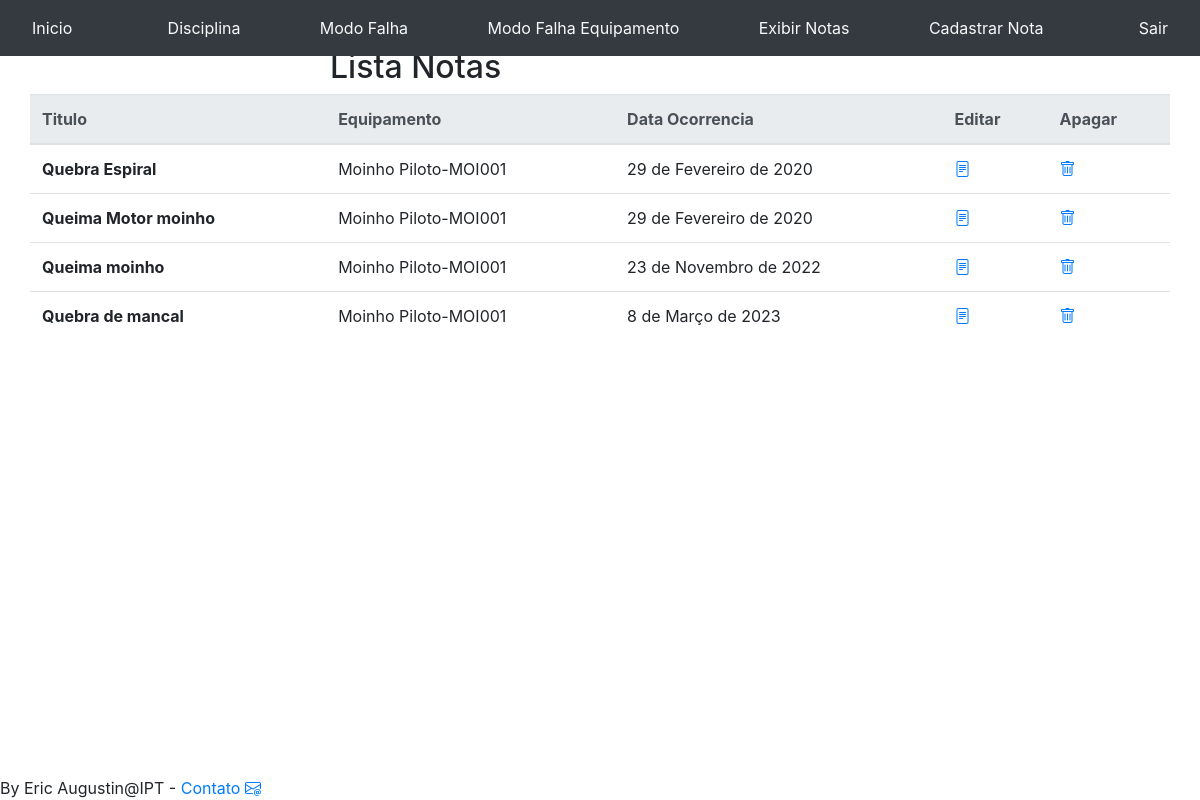
Before: /notas/exibirNotas/ (signed in) with the older database file.
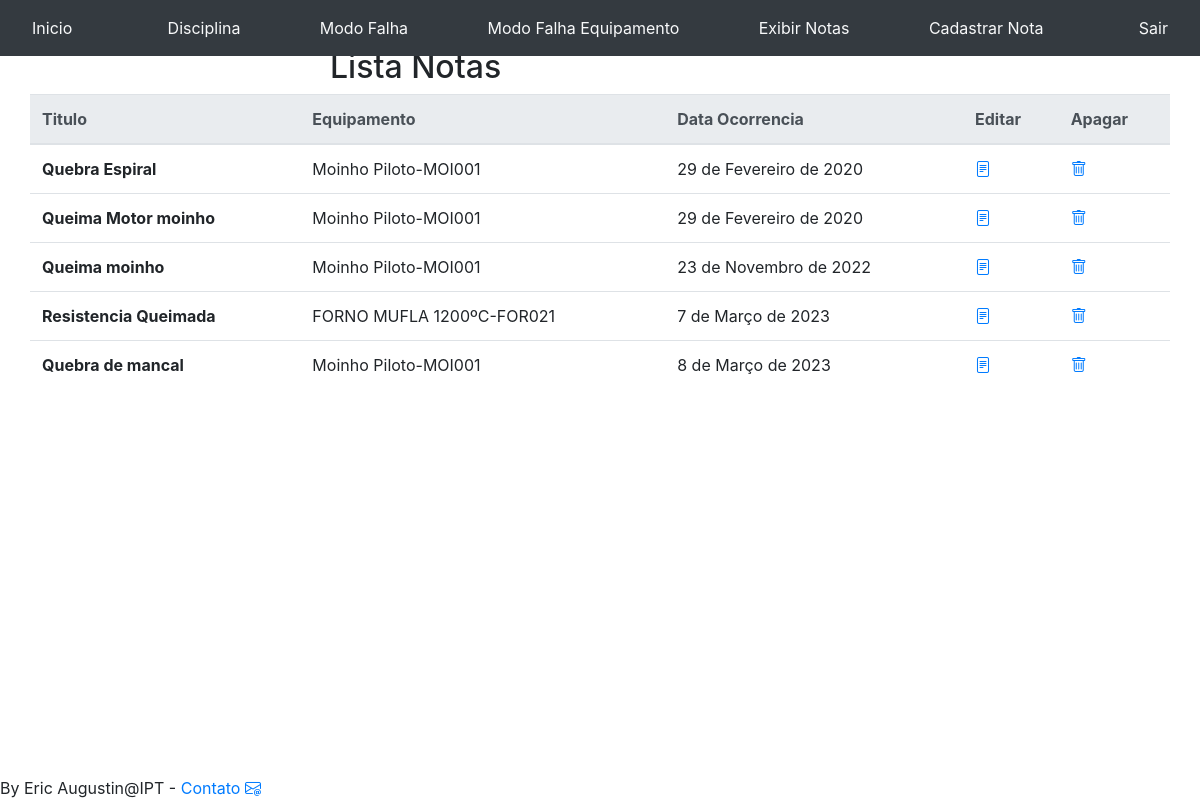
After: the same page with the newer database file.
### notas/models.py (models this page shows, shortened)
class Nota_equipamento(models.Model):
    titulo=models.CharField(max_length=50)
    descricao=models.TextField()
    equipamento=models.ForeignKey( Equipamento, on_delete=models.DO_NOTHING)
    modo_Falha_equipamento=models.ForeignKey(Modo_falha_equipamento, on_delete=models.DO_NOTHING)
    material=models.ManyToManyField(Nota_material, blank=True)
    data_cadastro=models.DateTimeField(auto_now=True, auto_now_add=False)
    data_ocorrencia=models.DateField(auto_now=False, auto_now_add=False)
    falha=models.BooleanField()
    calibracao=models.BooleanField()
    lubrificao=models.BooleanField()
    usuario=models.ForeignKey( Usuario ,on_delete=models.SET_NULL,null=True, blank=True)
    class Meta:
        ordering = ['data_ocorrencia',"data_cadastro",'equipamento']

### equipamentos/models.py (models this page shows, shortened)
class Equipamento(models.Model):
    nome_equipamento=models.CharField(max_length=80)
    modelo=models.CharField(max_length=80,null=True, blank=True)
    fabricante=models.ForeignKey(Fabricante, on_delete=models.DO_NOTHING,null=True, blank=True)
    local=models.ForeignKey(Local_instalacao, on_delete=models.DO_NOTHING,null=True, blank=True)
    tipo_equipamento=models.ForeignKey(Tipo_equipamento, on_delete=models.DO_NOTHING)
    data_compra=models.DateTimeField(auto_now=False, auto_now_add=False, null=True, blank=True)
    data_ultima_calibracao=models.DateTimeField(auto_now=False, auto_now_add=False, null=True, blank=True)
    usuario=models.ForeignKey(Usuario, on_delete=models.SET_NULL, null=True, blank=True)
    data_cadastro=models.DateTimeField(auto_now=True, auto_now_add=False)
    patrimonio=models.CharField(max_length=30,null=True, blank=True)
    material_consumo=models.ManyToManyField(Material_consumo,  blank=True)
    codigo=models.CharField(max_length=9,null=True, blank=True,unique=True)
    custo_aquisição=MoneyField(max_digits=25, decimal_places=2, default_currency='BRL')
    responsavel=models.CharField(max_length=50,null=True, blank=True)
    potencia_eletrica=models.CharField(max_length=30,null=True, blank=True)
    nacionalidade=models.CharField(max_length=50,null=True, blank=True)
    data_ultima_atualizacao=models.DateTimeField(auto_now=False, auto_now_add=False,null=True, blank=True)
    tensao_eletrica=models.CharField(max_length=30,null=True, blank=True)
    projeto_compra=models.CharField(max_length=50,null=True, blank=True)
    especificacao=models.TextField(null=True, blank=True)
    outros_dados=models.TextField(null=True, blank=True)
    ativo=models.BooleanField(default=True)
    class Meta:
        ordering = ['nome_equipamento']
    def __str__(self):
        return str(self.nome_equipamento)+"-"+str(self.codigo)

### notas/views.py (the view)
# urls.py: path('exibirNotas/', views.exibirNotas, name='exibirNotas'),
def exibirNotas(request):
    if not request.session.get('usuario'):
        return redirect('/auth/login/?status=2')
    notas=Nota_equipamento.objects.all() # depois tenho que filtrar isso
    return render(request, "exibirnotas.html", {'notas':notas})

### notas/templates/exibirnotas.html (shortened to what this page needs)
{% extends 'base.html'%}
{% block 'menu' %}
{% include 'menunotanota.html' %}
{% endblock %}
{% block 'conteudo'%}
<div class ='container'>
  <div class='row'>
      <div class='col-md-3'>
      </div>
      <div class="col-md">
        <br>
        <br>
        <h2 class="sticky-top">Lista Notas</h2>
      </div>
    <div class="table-responsive" style="max-height: 75vh;">
    <table class="table table-hover" >
      <thead class="thead-light sticky-top" >
          <tr>
            <th scope="col">Titulo</th>
            <th scope="col">Equipamento</th>
            <th scope="col">Data Ocorrencia</th>
            <th scope="col">Editar</th>
            <th scope="col">Apagar </th>
        </tr>
        </thead>
        <tbody style="overflow: auto;" >
            {% for nota in notas %}
            <tr>
            <th scope="row">{{nota.titulo}}</th>
            <td> {{ nota.equipamento }}</td>
            <td> {{ nota.data_ocorrencia }}</td>
            <td><a href="{% url 'editarNotas' %}?id={{ nota.id }}"><i class="bi bi-file-text"></i></a></td>
            <td><a href="{% url 'excluirNotas' %}?id={{ nota.id }}&excluir=1"><i class="bi bi-trash"></i></a></td>
          </tr>
          {% endfor %}
        </tbody>
      </table>
      </div>
    </div>
    <br>
</div>
{% endblock %}

Changed rows visible on the page:
added Nota_equipamento: titulo "Resistencia Queimada", equipamento "FORNO MUFLA 1200ºC-FOR021", data_ocorrencia "7 de Março de 2023"
